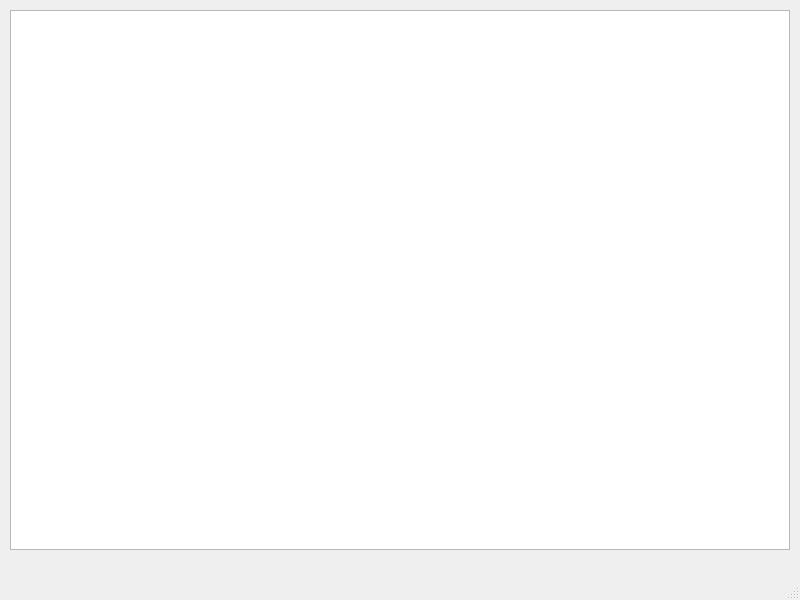
<?xml version="1.0" encoding="UTF-8"?>
<ui version="4.0">
 <class>MainWindow</class>
 <widget class="QMainWindow" name="MainWindow">
  <property name="geometry">
   <rect>
    <x>0</x>
    <y>0</y>
    <width>800</width>
    <height>600</height>
   </rect>
  </property>
  <property name="windowTitle">
   <string>Coffee Information</string>
  </property>
  <widget class="QWidget" name="centralwidget">
   <widget class="QTableWidget" name="tableWidget">
    <property name="geometry">
     <rect>
      <x>10</x>
      <y>10</y>
      <width>780</width>
      <height>540</height>
     </rect>
    </property>
    <property name="columnCount">
     <number>0</number>
    </property>
    <property name="rowCount">
     <number>0</number>
    </property>
   </widget>
  </widget>
  <widget class="QMenuBar" name="menubar">
   <property name="geometry">
    <rect>
     <x>0</x>
     <y>0</y>
     <width>800</width>
     <height>21</height>
    </rect>
   </property>
  </widget>
  <widget class="QStatusBar" name="statusbar"/>
 </widget>
 <resources/>
 <connections/>
</ui>
